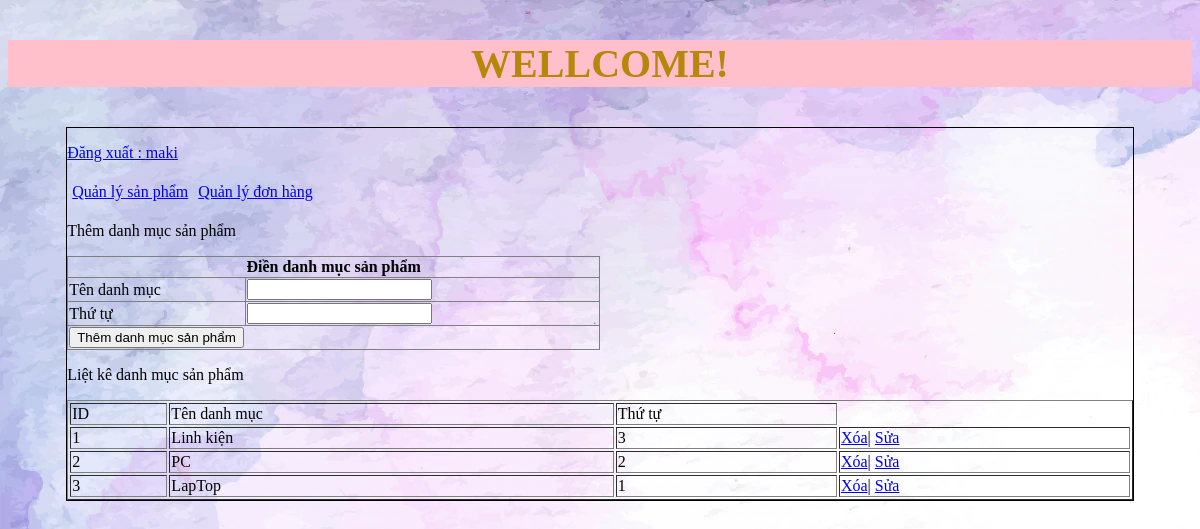
/admincp/index.php?action=quanlydanhmucsanpham&query=them (signed in), run on the app's committed database.
### tables this page shows
CREATE TABLE `tbl_danhmuc` (
  `id_danhmuc` int(11) NOT NULL,
  `tendanhmuc` varchar(100) NOT NULL,
  `thutu` int(11) NOT NULL
);

### admincp/modules/quanlydanhmucsp/lietke.php (the view)
<?php
    $sql_lietke="SELECT * FROM tbl_danhmuc ORDER BY thutu DESC";
    $result_lietke= mysqli_query($connect,$sql_lietke);
?>
<p>Liệt kê danh mục sản phẩm</p>
 <table style="width: 100%;" border="1" style="border-collapse:collapse;">
     <tr>
         <td>ID</td>
         <td>Tên danh mục</td>
         <td>Thứ tự</td>
     </tr>
     <?php
    $i=0;
    while($row=mysqli_fetch_array($result_lietke)){
        $i++;
     ?>
     <tr>
         <td><?php echo $i ?></td>
         <td><?php echo $row['tendanhmuc'] ?></td>
         <td><?php echo $row['thutu']?></td>
         <td>
            <a href="modules/quanlydanhmucsp/xuly.php?iddanhmuc=<?php echo $row['id_danhmuc']?>">Xóa</a>|
             <a href="?action=quanlydanhmucsanpham&query=sua&iddanhmuc=<?php echo $row['id_danhmuc']?>">Sửa</a>
         </td>
     </tr>
     <?php
    }
    ?>
 </table>

### admincp/css/style_admincp.css (style rules this page uses)
body { background-image: url(../css/background_body.jpg); }

### data on the page
tbl_danhmuc: tendanhmuc "Linh kiện", thutu "3"
tbl_danhmuc: tendanhmuc "PC", thutu "2"
tbl_danhmuc: tendanhmuc "LapTop", thutu "1"

### other printed values
$_SESSION['dangnhap'] "maki"
